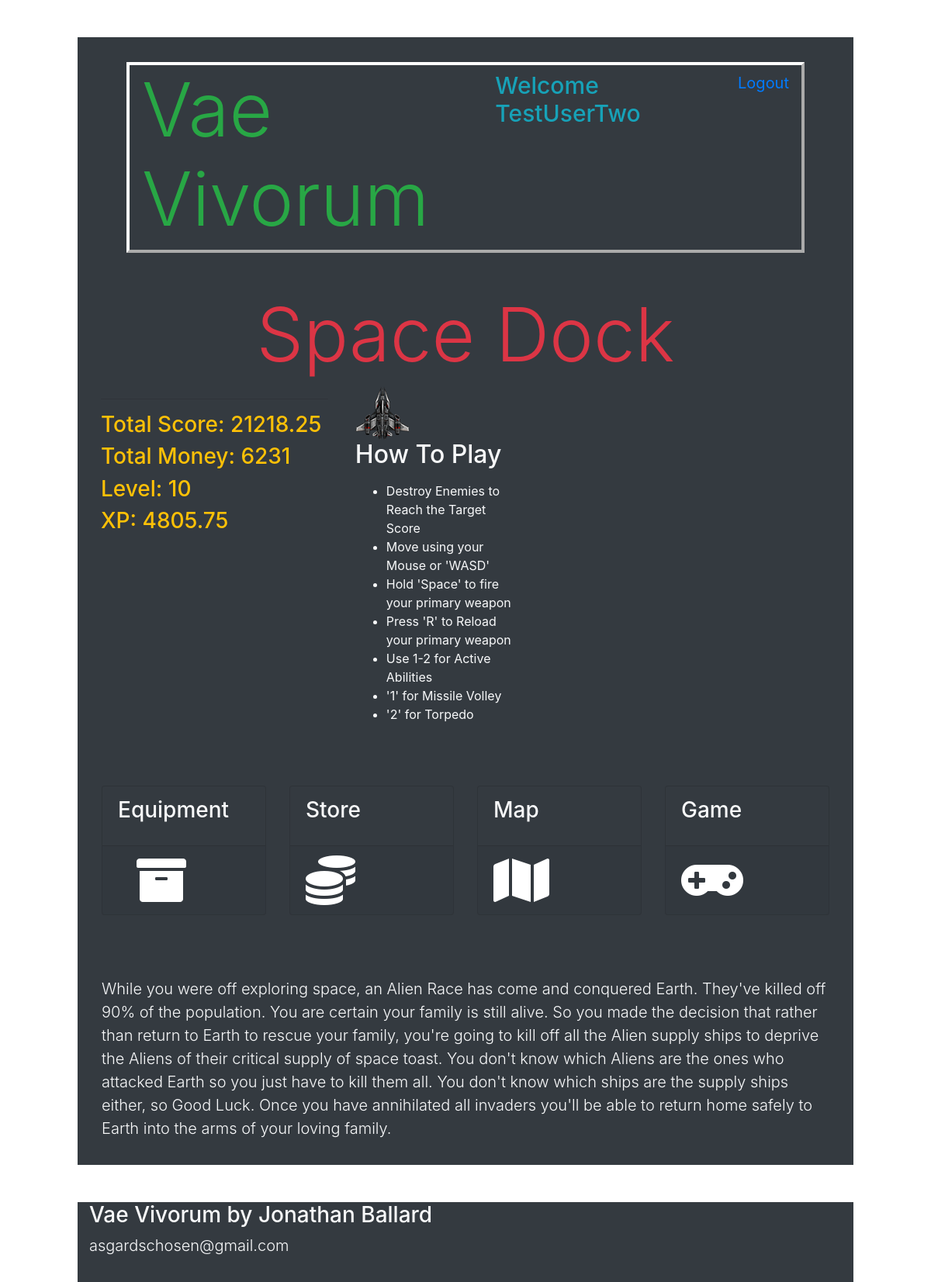
Page /dock (signed in) on the earlier database version.
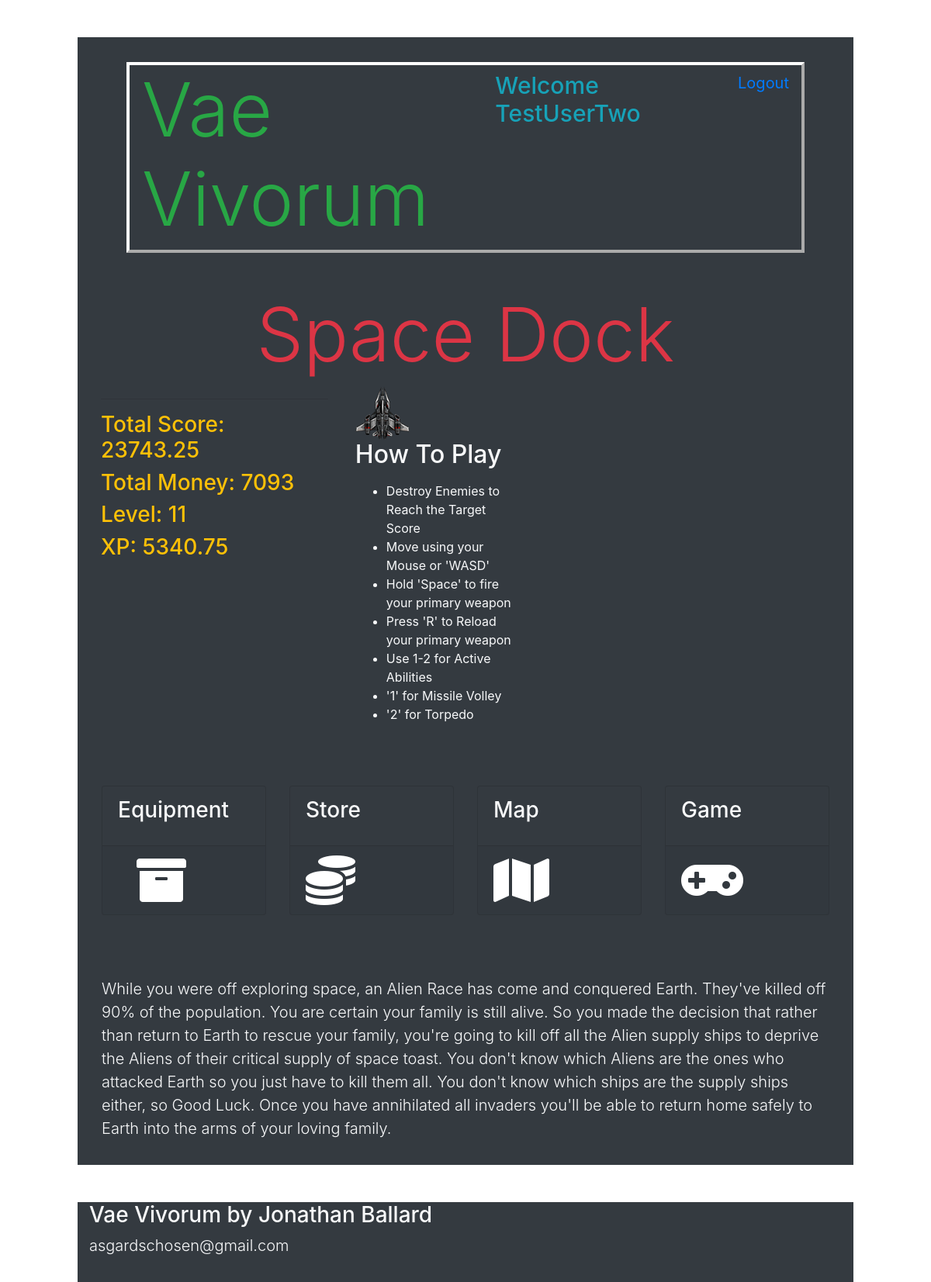
Same page on the later database version.
### models.py (models this page shows)
class Users(db.Model):
    __tablename__ = "Users"
    id = db.Column(db.Integer, primary_key=True)
    username = db.Column(db.String(255))
    email = db.Column(db.String(255))
    password = db.Column(db.String(255))
    created_at = db.Column(db.DateTime)
    updated_at = db.Column(db.DateTime)
    current_kills = db.Column(db.Integer, default=0)
    current_score = db.Column(db.Integer, default=0)
    current_money = db.Column(db.Integer, default=0)
    current_xp = db.Column(db.Integer, default=0)
    current_level = db.Column(db.Integer, default=0)
    active_ship = db.Column(db.Integer, default=0)
    abilityPointsEarned = db.Column(db.Integer, default=0)
    abilityPointsSpent = db.Column(db.Integer, default = 0)
    passive1 = db.Column(db.Integer, default=0)
    passive2 = db.Column(db.Integer, default=0)
    passive3 = db.Column(db.Integer, default=0)
    passive4 = db.Column(db.Integer, default=0)
    passive5 = db.Column(db.Integer, default=0)
    passive6 = db.Column(db.Integer, default=0)
    passive7 = db.Column(db.Integer, default=0)
    passive8 = db.Column(db.Integer, default=0)
    passive9 = db.Column(db.Integer, default=0)
    passive10 = db.Column(db.Integer, default=0)
    passive11 = db.Column(db.Integer, default=0)
    passive12 = db.Column(db.Integer, default=0)
    passive13 = db.Column(db.Integer, default=0)
    passive14 = db.Column(db.Integer, default=0)
    passive15 = db.Column(db.Integer, default=0)
    passive16 = db.Column(db.Integer, default=0)
    passive17 = db.Column(db.Integer, default=0)
    passive18 = db.Column(db.Integer, default=0)
    passive19 = db.Column(db.Integer, default=0)
    passive20 = db.Column(db.Integer, default=0)
    character_active_ability_id = db.Column(db.Integer, db.ForeignKey("Active_Abilities.id", ondelete="cascade"))
    passive_abilities_this_user_has = db.relationship('User_Character', backref="characters_that_have_this_passive")

### app.py (the view)
@app.route('/dock')
def dock():
    if 'id' in session:
        loggedInUser = Users.query.get(session['id'])
    else:
        return redirect('/')
    print('CURRENT SESSION USER: ', session['id'])
    return render_template("dock.html", thisUser = loggedInUser)

### templates/dock.html (shortened to what this page needs)
<!DOCTYPE html>
<html lang="en">
<head>
    <link rel="stylesheet" href="https://stackpath.bootstrapcdn.com/bootstrap/4.4.1/css/bootstrap.min.css">
    <link rel="stylesheet" href="https://cdnjs.cloudflare.com/ajax/libs/font-awesome/5.11.2/css/all.css" />
    <link rel="stylesheet" type="text/css" href="{{ url_for('static', filename='css/style.css') }}">
</head>
<body>
    <div class="container bg-dark mt-5 text-warning pt-3 col-xl-10">
        <div id="topbar" class="d-flex flex-row mb-5 mx-5 mt-3 vaeBorder">
            <h1 class="display-1 d-inline-flex text-success ml-3">Vae Vivorum</h1>
            <h4 class="ml-auto d-inline-flex mt-2 text-info welcomeText" >Welcome {{ thisUser.username }}</h4>
            <a class="ml-5 d-inline-flex mt-2 mr-3 logoutLink" href="/logout">Logout</a>
        </div>
        <h1 class="display-1 text-center text-danger">Space Dock</h1>
        <div class="container col-xl-4 bg-dark align-top d-inline-block">
            <hr>
            <h3>Total Score: {{ thisUser.current_score }}</h3>
            <h3>Total Money: {{ thisUser.current_money }}</h3>
            <h3>Level: {{ thisUser.current_level }}</h3>
            <h3>XP: {{ thisUser.current_xp }}</h3>
        </div>
        <div class="container bg-dark text-light d-inline-block col-xl-3 align-top">
            <img class="d-inline-block align-top" id="playershipDashboard" src="../static/img/ships/player.png" alt="spaceship">
            <h2>How To Play</h2>
            <ul class="d-inline-block mt-2">
                <li>Destroy Enemies to Reach the Target Score</li>
                <li>Move using your Mouse or 'WASD'</li>
                <li>Hold 'Space' to fire your primary weapon</li>
                <li>Press 'R' to Reload your primary weapon</li>
                <li>Use 1-2 for Active Abilities</li>
                <li>'1' for Missile Volley</li>
                <li>'2' for Torpedo</li>
            </ul>
        </div>
        <div class="card-deck iconDiv mt-5 p-3">
            <div class="card iconCard bg-dark">
                <div class="card-body">
                    <h3 class="card-subtitle mb-2 text-light">Equipment</h3>
                </div>
                <div class="card-footer">
                    <a href="/equipment"><i class="ml-4 fas fa-4x fa-archive"></i></a>
                </div>
            </div>
            <div class="card iconCard bg-dark">
                <div class="card-body">
                    <h3 class="card-subtitle mb-2 text-light">Store</h3>
                </div>
                <div class="card-footer">
                    <a href="/store"><i class="fas fa-4x fa-coins"></i></a>
                </div>
            </div>
            <div class="card iconCard bg-dark">
                <div class="card-body">
                    <h3 class="card-subtitle mb-2 text-light">Map</h3>
                </div>
                <div class="card-footer">
                    <a href="/map"><i class="fas fa-4x fa-map"></i></a>
                </div>
            </div>
            <div class="card iconCard bg-dark">
                <div class="card-body">
                    <h3 class="card-subtitle mb-2 text-light">Game</h3>
                </div>
                <div class="card-footer">
                    <a href="/game"><i class="fas fa-4x fa-gamepad"></i></a>
                </div>
            </div>
        </div>
        <div class="container storyBar bg-dark text-light col-xl-12 mt-5 p-3">
            <p class="lead">While you were off exploring space, an Alien Race has come and conquered Earth. They've killed off 90% of the population. You are certain your family is still alive. So you made the decision that rather than return to Earth to rescue your family, you're going to kill off all the Alien supply ships to deprive the Aliens of their critical supply of space toast. You don't know which Aliens are the ones who attacked Earth so you just have to kill them all. You don't know which ships are the supply ships either, so Good Luck. Once you have annihilated all invaders you'll be able to return home safely to Earth into the arms of your loving family.</p>
        </div>
    </div>
    <div id="bottombar" class="container bg-dark col-xl-10 mt-5 pb-3 text-light">
        <h3>Vae Vivorum by Jonathan Ballard</h3>
        <p class="lead">asgardschosen@gmail.com</p>
    </div>
</body>
</html>

### static/css/style.css (style rules this page uses)
#playershipDashboard { width: 70px; height: 69px; }
.fas { color: white; }
.vaeBorder { border: 4px outset white; }
.logoutLink { font-size: 20px; }
.welcomeText { font-size: 30px; }

Differences in the rows shown:
changed Users "TestUserTwo": current_score "21218.25" → "23743.25"; current_money "6231" → "7093"; current_level "10" → "11"; current_xp "4805.75" → "5340.75"
